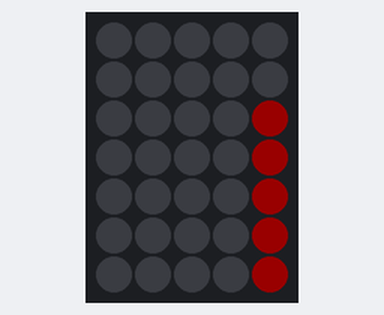
A program run on a simulated ATtiny85, built for the host (arithmetic inside an expression is 32-bit, double 64-bit). On the bench: 5×7 RGB LED matrix (first LED top left, wired row by row). Dim RGB values are drawn brighter than linear.

Above: at 0.32 s.
At 5.19 s:
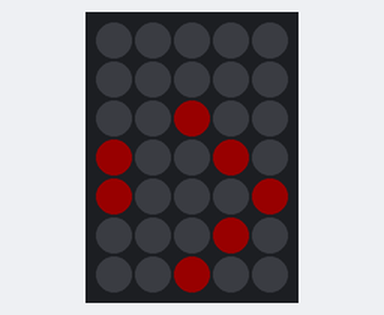
At 10.22 s:
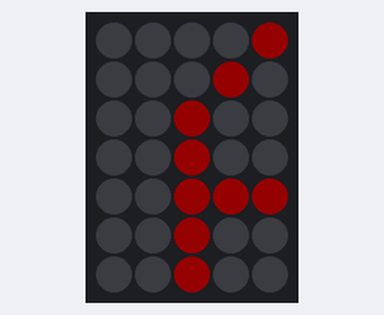
At 20.12 s:
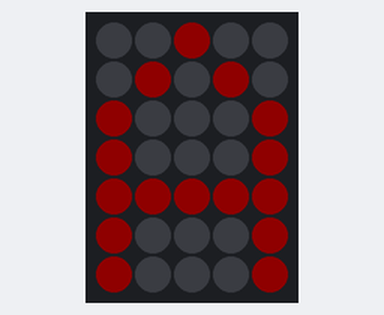
At 30.02 s:
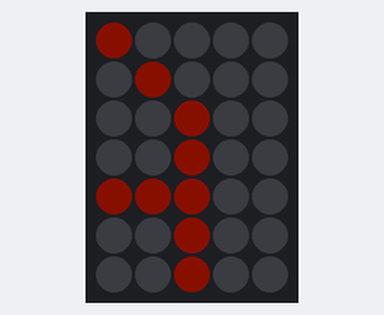
At 39.91 s:
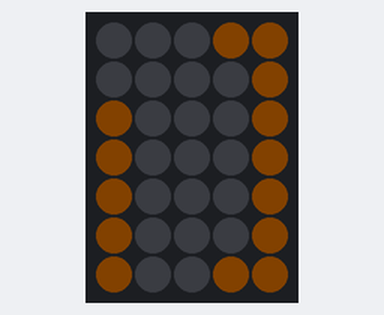

The program:

main.cpp
```cpp
// based on example form Adafruit's Lib

#include <Arduino.h>
#include <Adafruit_NeoPixel.h>
#include <Adafruit_GFX.h>
#include <Adafruit_NeoMatrix.h>


#define PIN        PIN_PB4

#define mw 5
#define mh 7
Adafruit_NeoMatrix *matrix = new Adafruit_NeoMatrix(5, 7,
  1, 1,
  PIN,
  NEO_MATRIX_TOP     + NEO_MATRIX_LEFT+
    NEO_MATRIX_ROWS + NEO_MATRIX_ZIGZAG,
  NEO_GRB            + NEO_KHZ800 );

void setup() {
  matrix->begin();
  matrix->setTextWrap(false);
  matrix->setBrightness(25);
  matrix->setTextSize(1);
  matrix->setRotation(0);
  // Test full bright of all LEDs. If brightness is too high
  // for your current limit (i.e. USB), decrease it.
 // matrix->fillScreen(0xFFFF);
 // matrix->show();
 // delay(3000);
 // matrix->clear();
}

void display_scrollText(void) {
    //uint8_t size = max(int(mw/8), 1);

   // matrix->setTextWrap(false);  // we don't wrap text so it scrolls nicely

    //matrix->setRotation(0);
    for (int8_t x=7; x>=-32; x--) {
	matrix->clear();
	matrix->setCursor(x,0);
	//matrix->setTextColor(color);
	matrix->print("Alex");

	matrix->show();
       delay(80);
    }
}


// Input a value 0 to 255 to get a color value.
// The colours are a transition r - g - b - back to r.
uint32_t Wheel(byte WheelPos) {
  WheelPos = 255 - WheelPos;
  if(WheelPos < 85) {
    return matrix->Color(255 - WheelPos * 3, 0, WheelPos * 3);
  }
  if(WheelPos < 170) {
    WheelPos -= 85;
    return matrix->Color(0, WheelPos * 3, 255 - WheelPos * 3);
  }
  WheelPos -= 170;
  return matrix->Color(WheelPos * 3, 255 - WheelPos * 3, 0);
}

uint8_t pos=0;

void loop() {

  matrix->setTextColor(Wheel(pos));
  pos+=3;
  display_scrollText();


//matrix->drawPixel(1,1, LED_BLUE_MEDIUM);
//matrix->show();

  }
```
